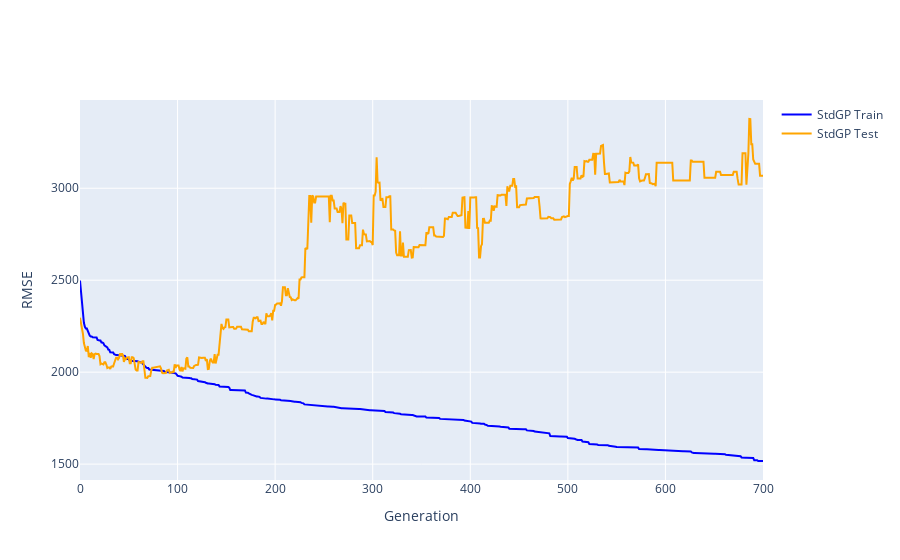

Notebook source saved alongside this figure:
### Markdown cell above
### 3.3. Toxicity

### Code cell
plot_learning_curves('Toxicity', 'StdGP')

### Figure 1 — Plotly figure (JSON) as saved in the notebook; plotly's stock layout.template omitted (floating-point values rounded to 4 significant figures; data arrays with more than 128 entries replaced by an {"elided": "..."} marker saying what was removed)
{"data": [{"line": {"color": "blue"}, "mode": "lines", "name": "StdGP Train", "type": "scatter", "x": {"elided": "701 str values"}, "y": {"elided": "701 float values"}}, {"line": {"color": "orange"}, "mode": "lines", "name": "StdGP Test", "type": "scatter", "x": {"elided": "701 str values"}, "y": {"elided": "701 float values"}}], "layout": {"showlegend": true, "xaxis": {"tickvals": [0, 100, 200, 300, 400, 500, 600, 700], "title": {"text": "Generation"}}, "yaxis": {"title": {"text": "RMSE"}}}}
